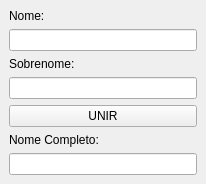
<?xml version="1.0" encoding="UTF-8"?>
<ui version="4.0">
 <class>MainWindow</class>
 <widget class="QMainWindow" name="MainWindow">
  <property name="geometry">
   <rect>
    <x>0</x>
    <y>0</y>
    <width>206</width>
    <height>176</height>
   </rect>
  </property>
  <property name="windowTitle">
   <string>Nomelator</string>
  </property>
  <widget class="QWidget" name="centralwidget">
   <layout class="QVBoxLayout" name="verticalLayout">
    <item>
     <widget class="QLabel" name="label_nome">
      <property name="text">
       <string>Nome:</string>
      </property>
     </widget>
    </item>
    <item>
     <widget class="QLineEdit" name="lineEdit_nome"/>
    </item>
    <item>
     <widget class="QLabel" name="label_sobrenome">
      <property name="text">
       <string>Sobrenome:</string>
      </property>
     </widget>
    </item>
    <item>
     <widget class="QLineEdit" name="lineEdit_sobrenome"/>
    </item>
    <item>
     <widget class="QPushButton" name="pushButton_unir">
      <property name="text">
       <string>UNIR</string>
      </property>
     </widget>
    </item>
    <item>
     <widget class="QLabel" name="label_completo">
      <property name="text">
       <string>Nome Completo:</string>
      </property>
     </widget>
    </item>
    <item>
     <widget class="QLineEdit" name="lineEdit_completo"/>
    </item>
   </layout>
  </widget>
 </widget>
 <resources/>
 <connections/>
</ui>
